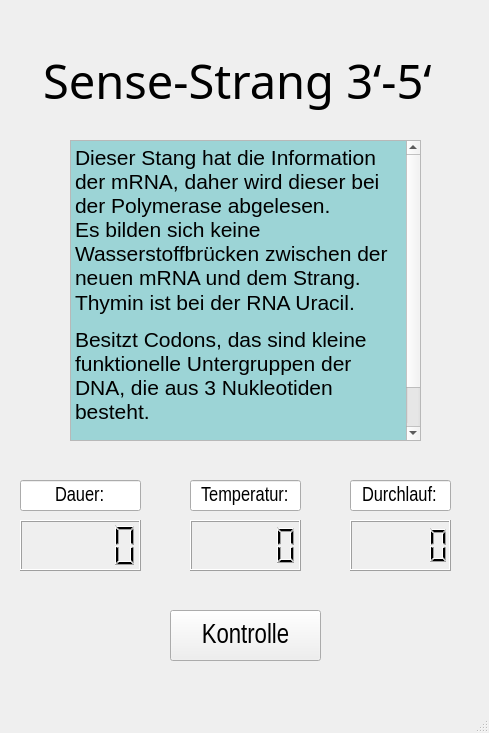
<?xml version="1.0" encoding="UTF-8"?>
<ui version="4.0">
 <class>AblaufWindowSens</class>
 <widget class="QMainWindow" name="AblaufWindowSens">
  <property name="geometry">
   <rect>
    <x>0</x>
    <y>0</y>
    <width>489</width>
    <height>733</height>
   </rect>
  </property>
  <property name="windowTitle">
   <string>Annealing</string>
  </property>
  <widget class="QWidget" name="centralwidget">
   <widget class="QTextEdit" name="textEdit">
    <property name="geometry">
     <rect>
      <x>70</x>
      <y>140</y>
      <width>351</width>
      <height>301</height>
     </rect>
    </property>
    <property name="readOnly">
     <bool>true</bool>
    </property>
    <property name="html">
     <string>&lt;!DOCTYPE HTML PUBLIC &quot;-//W3C//DTD HTML 4.0//EN&quot; &quot;http://www.w3.org/TR/REC-html40/strict.dtd&quot;&gt;
&lt;html&gt;&lt;head&gt;&lt;meta name=&quot;qrichtext&quot; content=&quot;1&quot; /&gt;&lt;meta charset=&quot;utf-8&quot; /&gt;&lt;style type=&quot;text/css&quot;&gt;
p, li { white-space: pre-wrap; }
hr { height: 1px; border-width: 0; }
li.unchecked::marker { content: &quot;\2610&quot;; }
li.checked::marker { content: &quot;\2612&quot;; }
&lt;/style&gt;&lt;/head&gt;&lt;body style=&quot; font-family:'Segoe UI'; font-size:9pt; font-weight:400; font-style:normal;&quot; bgcolor=&quot;#9cd4d6&quot;&gt;
&lt;p style=&quot; margin-top:0px; margin-bottom:0px; margin-left:0px; margin-right:0px; -qt-block-indent:0; text-indent:0px;&quot;&gt;&lt;span style=&quot; font-family:'Arial Narrow','sans-serif'; font-size:16pt;&quot;&gt;Dieser Stang hat die Information der mRNA, daher wird dieser bei der Polymerase abgelesen.&lt;/span&gt;&lt;span style=&quot; font-family:'Arial Narrow'; font-size:16pt;&quot;&gt; &lt;br /&gt;&lt;/span&gt;&lt;span style=&quot; font-family:'Arial Narrow','sans-serif'; font-size:16pt;&quot;&gt;Es bilden sich keine Wasserstoffbrücken zwischen der neuen mRNA und dem Strang.&lt;/span&gt;&lt;/p&gt;
&lt;p style=&quot; margin-top:0px; margin-bottom:0px; margin-left:0px; margin-right:0px; -qt-block-indent:0; text-indent:0px;&quot;&gt;&lt;span style=&quot; font-family:'Arial Narrow','sans-serif'; font-size:16pt;&quot;&gt;Thymin ist bei der RNA Uracil.&lt;/span&gt;&lt;span style=&quot; font-family:'Arial Narrow'; font-size:16pt;&quot;&gt; &lt;/span&gt;&lt;/p&gt;
&lt;p style=&quot; margin-top:12px; margin-bottom:12px; margin-left:0px; margin-right:0px; -qt-block-indent:0; text-indent:0px;&quot;&gt;&lt;span style=&quot; font-family:'Arial Narrow','sans-serif'; font-size:16pt;&quot;&gt;Besitzt Codons, das sind kleine funktionelle Untergruppen der DNA, die aus 3 Nukleotiden besteht.&lt;/span&gt;&lt;span style=&quot; font-family:'Arial Narrow'; font-size:16pt;&quot;&gt; &lt;/span&gt;&lt;/p&gt;
&lt;p style=&quot; margin-top:12px; margin-bottom:12px; margin-left:0px; margin-right:0px; -qt-block-indent:0; text-indent:0px;&quot;&gt;&lt;span style=&quot; font-family:'Arial Narrow','sans-serif'; font-size:16pt;&quot;&gt;Besitzt die komplementäre Sequenz zu tRNA&lt;/span&gt;&lt;span style=&quot; font-family:'Arial Narrow'; font-size:16pt;&quot;&gt; &lt;/span&gt;&lt;/p&gt;&lt;/body&gt;&lt;/html&gt;</string>
    </property>
   </widget>
   <widget class="QLabel" name="label">
    <property name="geometry">
     <rect>
      <x>-2</x>
      <y>50</y>
      <width>491</width>
      <height>61</height>
     </rect>
    </property>
    <property name="font">
     <font>
      <family>Tw Cen MT</family>
      <pointsize>35</pointsize>
      <bold>false</bold>
     </font>
    </property>
    <property name="text">
     <string>Sense-Strang 3‘-5‘ </string>
    </property>
    <property name="alignment">
     <set>Qt::AlignCenter</set>
    </property>
   </widget>
   <widget class="QPushButton" name="btn_Kontrolle">
    <property name="geometry">
     <rect>
      <x>170</x>
      <y>610</y>
      <width>151</width>
      <height>51</height>
     </rect>
    </property>
    <property name="font">
     <font>
      <family>Arial Narrow</family>
      <pointsize>20</pointsize>
     </font>
    </property>
    <property name="text">
     <string>Kontrolle</string>
    </property>
   </widget>
   <widget class="QLCDNumber" name="DL_zaehler">
    <property name="geometry">
     <rect>
      <x>350</x>
      <y>520</y>
      <width>101</width>
      <height>51</height>
     </rect>
    </property>
   </widget>
   <widget class="QLineEdit" name="DL_line">
    <property name="geometry">
     <rect>
      <x>350</x>
      <y>480</y>
      <width>101</width>
      <height>31</height>
     </rect>
    </property>
    <property name="font">
     <font>
      <family>Arial Narrow</family>
      <pointsize>15</pointsize>
     </font>
    </property>
    <property name="text">
     <string>Durchlauf:</string>
    </property>
    <property name="alignment">
     <set>Qt::AlignCenter</set>
    </property>
    <property name="readOnly">
     <bool>true</bool>
    </property>
   </widget>
   <widget class="QLCDNumber" name="Timer_zaehler">
    <property name="geometry">
     <rect>
      <x>20</x>
      <y>520</y>
      <width>121</width>
      <height>51</height>
     </rect>
    </property>
   </widget>
   <widget class="QLineEdit" name="Dauer_line">
    <property name="geometry">
     <rect>
      <x>20</x>
      <y>480</y>
      <width>121</width>
      <height>31</height>
     </rect>
    </property>
    <property name="font">
     <font>
      <family>Arial Narrow</family>
      <pointsize>15</pointsize>
     </font>
    </property>
    <property name="text">
     <string>Dauer:</string>
    </property>
    <property name="alignment">
     <set>Qt::AlignCenter</set>
    </property>
    <property name="readOnly">
     <bool>true</bool>
    </property>
   </widget>
   <widget class="QLCDNumber" name="temp_sensA">
    <property name="geometry">
     <rect>
      <x>190</x>
      <y>520</y>
      <width>111</width>
      <height>51</height>
     </rect>
    </property>
   </widget>
   <widget class="QLineEdit" name="Temp_line">
    <property name="geometry">
     <rect>
      <x>190</x>
      <y>480</y>
      <width>111</width>
      <height>31</height>
     </rect>
    </property>
    <property name="font">
     <font>
      <family>Arial Narrow</family>
      <pointsize>15</pointsize>
     </font>
    </property>
    <property name="text">
     <string>Temperatur:</string>
    </property>
    <property name="alignment">
     <set>Qt::AlignCenter</set>
    </property>
    <property name="readOnly">
     <bool>true</bool>
    </property>
   </widget>
  </widget>
  <widget class="QMenuBar" name="menubar">
   <property name="geometry">
    <rect>
     <x>0</x>
     <y>0</y>
     <width>489</width>
     <height>22</height>
    </rect>
   </property>
  </widget>
  <widget class="QStatusBar" name="statusbar"/>
 </widget>
 <resources/>
 <connections/>
</ui>
